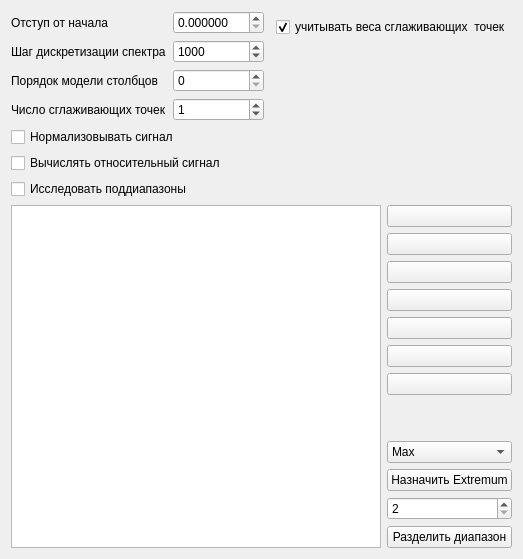
     <widget class="QWidget" name="tab">
      <attribute name="title">
       <string>Диапазоны</string>
      </attribute>
      <layout class="QVBoxLayout" name="verticalLayout_2">
       <item>
        <layout class="QFormLayout" name="formLayout_2">
         <property name="fieldGrowthPolicy">
          <enum>QFormLayout::ExpandingFieldsGrow</enum>
         </property>
         <item row="0" column="0">
          <layout class="QFormLayout" name="formLayout_7">
           <item row="0" column="0">
            <widget class="QLabel" name="label_3">
             <property name="text">
              <string>Отступ от начала</string>
             </property>
            </widget>
           </item>
           <item row="0" column="1">
            <widget class="QDoubleSpinBox" name="initialSkipBox">
             <property name="decimals">
              <number>6</number>
             </property>
             <property name="minimum">
              <double>0.000000000000000</double>
             </property>
             <property name="maximum">
              <double>100.000000000000000</double>
             </property>
             <property name="singleStep">
              <double>0.100000000000000</double>
             </property>
            </widget>
           </item>
           <item row="1" column="0">
            <widget class="QLabel" name="label_24">
             <property name="text">
              <string>Шаг дискретизации спектра</string>
             </property>
            </widget>
           </item>
           <item row="1" column="1">
            <widget class="QSpinBox" name="stepForSplitFrequencyRangesSpinBox">
             <property name="minimum">
              <number>100</number>
             </property>
             <property name="maximum">
              <number>10000</number>
             </property>
             <property name="singleStep">
              <number>100</number>
             </property>
             <property name="value">
              <number>1000</number>
             </property>
            </widget>
           </item>
           <item row="2" column="0">
            <widget class="QLabel" name="label_4">
             <property name="text">
              <string>Порядок модели столбцов</string>
             </property>
            </widget>
           </item>
           <item row="2" column="1">
            <widget class="QSpinBox" name="columnModelOrderBox"/>
           </item>
           <item row="3" column="0">
            <widget class="QLabel" name="label_15">
             <property name="text">
              <string>Число сглаживающих точек</string>
             </property>
            </widget>
           </item>
           <item row="3" column="1">
            <widget class="QSpinBox" name="smoothingPointsCountBox">
             <property name="enabled">
              <bool>true</bool>
             </property>
             <property name="inputMethodHints">
              <set>Qt::ImhFormattedNumbersOnly</set>
             </property>
             <property name="wrapping">
              <bool>false</bool>
             </property>
             <property name="readOnly">
              <bool>false</bool>
             </property>
             <property name="accelerated">
              <bool>false</bool>
             </property>
             <property name="keyboardTracking">
              <bool>true</bool>
             </property>
             <property name="singleStep">
              <number>2</number>
             </property>
             <property name="value">
              <number>1</number>
             </property>
            </widget>
           </item>
          </layout>
         </item>
         <item row="0" column="1">
          <layout class="QFormLayout" name="formLayout_8">
           <item row="0" column="1">
            <layout class="QVBoxLayout" name="verticalLayout_4"/>
           </item>
           <item row="1" column="1">
            <widget class="QCheckBox" name="smoothingCheckBox">
             <property name="text">
              <string>учитывать веса сглаживающих  точек</string>
             </property>
             <property name="checked">
              <bool>true</bool>
             </property>
            </widget>
           </item>
          </layout>
         </item>
         <item row="1" column="0">
          <widget class="QCheckBox" name="normalizeCheckBox">
           <property name="text">
            <string>Нормализовывать сигнал</string>
           </property>
          </widget>
         </item>
         <item row="2" column="0">
          <widget class="QCheckBox" name="relateCheckBox">
           <property name="text">
            <string>Вычислять относительный сигнал</string>
           </property>
          </widget>
         </item>
         <item row="3" column="0">
          <widget class="QCheckBox" name="useSubRangesCheckBox">
           <property name="text">
            <string>Исследовать поддиапазоны</string>
           </property>
          </widget>
         </item>
        </layout>
       </item>
       <item>
        <layout class="QHBoxLayout" name="horizontalLayout">
         <item>
          <widget class="QTableView" name="rangesTableView">
           <property name="selectionMode">
            <enum>QAbstractItemView::ContiguousSelection</enum>
           </property>
           <property name="selectionBehavior">
            <enum>QAbstractItemView::SelectRows</enum>
           </property>
           <property name="iconSize">
            <size>
             <width>10</width>
             <height>10</height>
            </size>
           </property>
          </widget>
         </item>
         <item>
          <layout class="QVBoxLayout" name="verticalLayout">
           <item>
            <widget class="QPushButton" name="rangesAddButton">
             <property name="text">
              <string/>
             </property>
             <property name="icon">
              <iconset resource="tango-icons.qrc">
               <normaloff>:/icons/actions/icons/actions/list-add.png</normaloff>:/icons/actions/icons/actions/list-add.png</iconset>
             </property>
            </widget>
           </item>
           <item>
            <widget class="QPushButton" name="rangesRemoveButton">
             <property name="text">
              <string/>
             </property>
             <property name="icon">
              <iconset resource="tango-icons.qrc">
               <normaloff>:/icons/actions/icons/actions/list-remove.png</normaloff>:/icons/actions/icons/actions/list-remove.png</iconset>
             </property>
            </widget>
           </item>
           <item>
            <widget class="QPushButton" name="rangesClearButton">
             <property name="text">
              <string/>
             </property>
             <property name="icon">
              <iconset resource="tango-icons.qrc">
               <normaloff>:/icons/actions/icons/actions/edit-clear.png</normaloff>:/icons/actions/icons/actions/edit-clear.png</iconset>
             </property>
            </widget>
           </item>
           <item>
            <widget class="QPushButton" name="rangesMoveTopButton">
             <property name="text">
              <string/>
             </property>
             <property name="icon">
              <iconset resource="tango-icons.qrc">
               <normaloff>:/icons/actions/icons/actions/go-top.png</normaloff>:/icons/actions/icons/actions/go-top.png</iconset>
             </property>
            </widget>
           </item>
           <item>
            <widget class="QPushButton" name="rangesMoveUpButton">
             <property name="text">
              <string/>
             </property>
             <property name="icon">
              <iconset resource="tango-icons.qrc">
               <normaloff>:/icons/actions/icons/actions/go-up.png</normaloff>:/icons/actions/icons/actions/go-up.png</iconset>
             </property>
            </widget>
           </item>
           <item>
            <widget class="QPushButton" name="rangesMoveDownButton">
             <property name="text">
              <string/>
             </property>
             <property name="icon">
              <iconset resource="tango-icons.qrc">
               <normaloff>:/icons/actions/icons/actions/go-down.png</normaloff>:/icons/actions/icons/actions/go-down.png</iconset>
             </property>
            </widget>
           </item>
           <item>
            <widget class="QPushButton" name="rangesMoveBottomButton">
             <property name="text">
              <string/>
             </property>
             <property name="icon">
              <iconset resource="tango-icons.qrc">
               <normaloff>:/icons/actions/icons/actions/go-bottom.png</normaloff>:/icons/actions/icons/actions/go-bottom.png</iconset>
             </property>
            </widget>
           </item>
           <item>
            <spacer name="verticalSpacer">
             <property name="orientation">
              <enum>Qt::Vertical</enum>
             </property>
             <property name="sizeHint" stdset="0">
              <size>
               <width>20</width>
               <height>40</height>
              </size>
             </property>
            </spacer>
           </item>
           <item>
            <widget class="QComboBox" name="changeExtremumComboBox">
             <item>
              <property name="text">
               <string>Max</string>
              </property>
             </item>
             <item>
              <property name="text">
               <string>Min</string>
              </property>
             </item>
             <item>
              <property name="text">
               <string>Aver</string>
              </property>
             </item>
            </widget>
           </item>
           <item>
            <widget class="QPushButton" name="changeExtremumPushButton">
             <property name="text">
              <string>Назначить Extremum</string>
             </property>
            </widget>
           </item>
           <item>
            <widget class="QSpinBox" name="splitRangeSpinBox">
             <property name="minimum">
              <number>2</number>
             </property>
             <property name="maximum">
              <number>1000</number>
             </property>
            </widget>
           </item>
           <item>
            <widget class="QPushButton" name="splitRangeButton">
             <property name="text">
              <string>Разделить диапазон</string>
             </property>
            </widget>
           </item>
          </layout>
         </item>
        </layout>
       </item>
      </layout>
     </widget>
